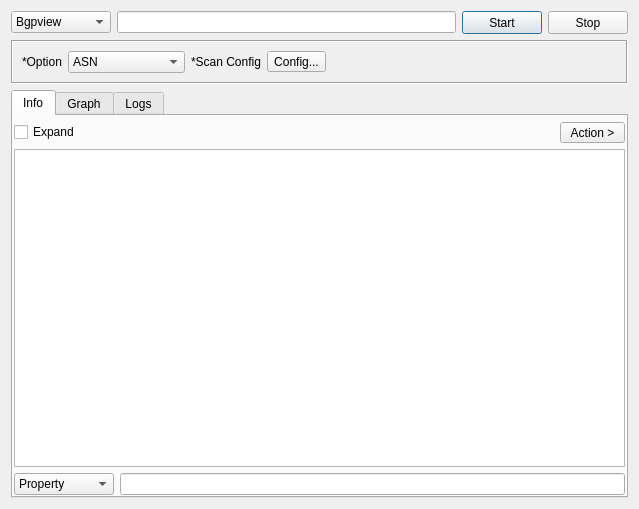
<?xml version="1.0" encoding="UTF-8"?>
<ui version="4.0">
 <class>ASNTool</class>
 <widget class="QDialog" name="ASNTool">
  <property name="geometry">
   <rect>
    <x>0</x>
    <y>0</y>
    <width>639</width>
    <height>509</height>
   </rect>
  </property>
  <property name="windowTitle">
   <string>ASN Tool</string>
  </property>
  <layout class="QVBoxLayout" name="verticalLayout_3">
   <item>
    <layout class="QHBoxLayout" name="horizontalLayout_2">
     <item>
      <widget class="QComboBox" name="comboBoxEngine">
       <property name="minimumSize">
        <size>
         <width>100</width>
         <height>0</height>
        </size>
       </property>
       <item>
        <property name="text">
         <string>Bgpview</string>
        </property>
       </item>
       <item>
        <property name="text">
         <string>Country</string>
        </property>
       </item>
      </widget>
     </item>
     <item>
      <widget class="QLineEdit" name="lineEditTarget"/>
     </item>
     <item>
      <widget class="QPushButton" name="buttonStart">
       <property name="minimumSize">
        <size>
         <width>75</width>
         <height>23</height>
        </size>
       </property>
       <property name="text">
        <string>Start</string>
       </property>
      </widget>
     </item>
     <item>
      <widget class="QPushButton" name="buttonStop">
       <property name="minimumSize">
        <size>
         <width>75</width>
         <height>23</height>
        </size>
       </property>
       <property name="text">
        <string>Stop</string>
       </property>
      </widget>
     </item>
    </layout>
   </item>
   <item>
    <widget class="QFrame" name="frame">
     <property name="frameShape">
      <enum>QFrame::Box</enum>
     </property>
     <property name="frameShadow">
      <enum>QFrame::Sunken</enum>
     </property>
     <layout class="QHBoxLayout" name="horizontalLayout">
      <item>
       <widget class="QLabel" name="label">
        <property name="text">
         <string>*Option</string>
        </property>
       </widget>
      </item>
      <item>
       <widget class="QComboBox" name="comboBoxOption">
        <property name="minimumSize">
         <size>
          <width>100</width>
          <height>0</height>
         </size>
        </property>
        <item>
         <property name="text">
          <string>ASN</string>
         </property>
        </item>
        <item>
         <property name="text">
          <string>ASN PEERS</string>
         </property>
        </item>
        <item>
         <property name="text">
          <string>ASN PREFIXES</string>
         </property>
        </item>
       </widget>
      </item>
      <item>
       <widget class="QLabel" name="label_2">
        <property name="text">
         <string>*Scan Config</string>
        </property>
       </widget>
      </item>
      <item>
       <widget class="QToolButton" name="buttonConfig">
        <property name="text">
         <string>Config...</string>
        </property>
       </widget>
      </item>
      <item>
       <spacer name="horizontalSpacer">
        <property name="orientation">
         <enum>Qt::Horizontal</enum>
        </property>
        <property name="sizeHint" stdset="0">
         <size>
          <width>40</width>
          <height>20</height>
         </size>
        </property>
       </spacer>
      </item>
     </layout>
    </widget>
   </item>
   <item>
    <widget class="QTabWidget" name="tabWidget">
     <property name="currentIndex">
      <number>0</number>
     </property>
     <widget class="QWidget" name="tabInfo">
      <attribute name="title">
       <string>Info</string>
      </attribute>
      <layout class="QVBoxLayout" name="verticalLayout">
       <property name="leftMargin">
        <number>1</number>
       </property>
       <property name="topMargin">
        <number>6</number>
       </property>
       <property name="rightMargin">
        <number>1</number>
       </property>
       <property name="bottomMargin">
        <number>1</number>
       </property>
       <item>
        <layout class="QHBoxLayout" name="horizontalLayout_3">
         <item>
          <widget class="QCheckBox" name="checkBoxExpand">
           <property name="text">
            <string>Expand</string>
           </property>
          </widget>
         </item>
         <item>
          <spacer name="horizontalSpacer_2">
           <property name="orientation">
            <enum>Qt::Horizontal</enum>
           </property>
           <property name="sizeHint" stdset="0">
            <size>
             <width>40</width>
             <height>20</height>
            </size>
           </property>
          </spacer>
         </item>
         <item>
          <widget class="QToolButton" name="buttonAction">
           <property name="minimumSize">
            <size>
             <width>65</width>
             <height>20</height>
            </size>
           </property>
           <property name="text">
            <string>Action &gt;</string>
           </property>
          </widget>
         </item>
        </layout>
       </item>
       <item>
        <widget class="QTreeView" name="treeResults">
         <property name="acceptDrops">
          <bool>false</bool>
         </property>
         <property name="alternatingRowColors">
          <bool>true</bool>
         </property>
         <property name="selectionMode">
          <enum>QAbstractItemView::SingleSelection</enum>
         </property>
         <attribute name="headerCascadingSectionResizes">
          <bool>true</bool>
         </attribute>
         <attribute name="headerMinimumSectionSize">
          <number>200</number>
         </attribute>
         <attribute name="headerDefaultSectionSize">
          <number>300</number>
         </attribute>
         <attribute name="headerHighlightSections">
          <bool>true</bool>
         </attribute>
        </widget>
       </item>
       <item>
        <layout class="QHBoxLayout" name="horizontalLayout_4">
         <item>
          <widget class="QComboBox" name="comboBoxFilter">
           <property name="minimumSize">
            <size>
             <width>100</width>
             <height>0</height>
            </size>
           </property>
           <item>
            <property name="text">
             <string>Property</string>
            </property>
           </item>
           <item>
            <property name="text">
             <string>Value</string>
            </property>
           </item>
          </widget>
         </item>
         <item>
          <widget class="QLineEdit" name="lineEditFilter"/>
         </item>
        </layout>
       </item>
      </layout>
     </widget>
     <widget class="QWidget" name="tabGraph">
      <attribute name="title">
       <string>Graph</string>
      </attribute>
     </widget>
     <widget class="QWidget" name="tabLogs">
      <attribute name="title">
       <string>Logs</string>
      </attribute>
      <layout class="QVBoxLayout" name="verticalLayout_2">
       <property name="leftMargin">
        <number>1</number>
       </property>
       <property name="topMargin">
        <number>6</number>
       </property>
       <property name="rightMargin">
        <number>1</number>
       </property>
       <property name="bottomMargin">
        <number>1</number>
       </property>
       <item>
        <widget class="QPlainTextEdit" name="plainTextEditLogs"/>
       </item>
      </layout>
     </widget>
    </widget>
   </item>
  </layout>
 </widget>
 <resources/>
 <connections/>
</ui>
